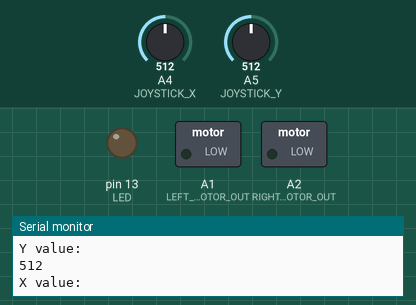
Simulated run of this sketch. Board: Arduino Uno, built with avr-gcc and run on an emulated ATmega328P. Parts: switched loads named in the sketch (green lamp = pin HIGH), output pins drawn as LEDs (lit = HIGH), the last lines printed to the serial monitor. The test bench sets the inputs (shaded band); at power-on: A5 (JOYSTICK_Y) = 512, A4 (JOYSTICK_X) = 512.

Above: at 1.2 s.
1.3 s: A5 (JOYSTICK_Y) set to 531
At 1.6 s:
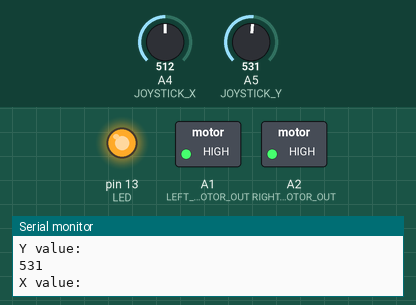
2.8 s: A4 (JOYSTICK_X) set to 984
5.8 s: A4 (JOYSTICK_X) set to 1013
7.3 s: A5 (JOYSTICK_Y) set to 511
At 7.8 s:
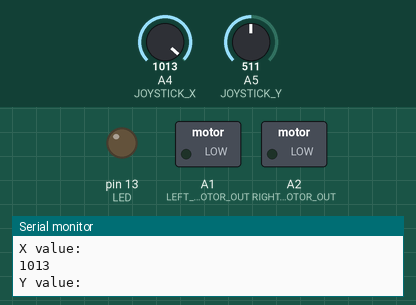
8.8 s: A5 (JOYSTICK_Y) set to 716
At 9.5 s:
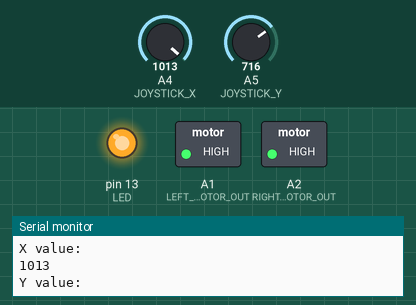
Timing chart, 0 to 11.3 s (numbered marks = the images above; inputs shaded):
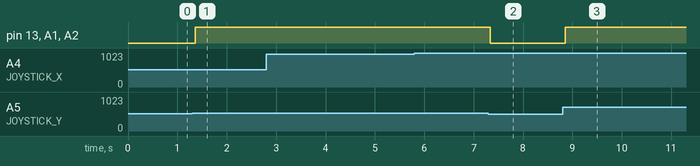

Measured:
- the behaviour switches between 512 and 513 on A5 (JOYSTICK_Y) (found by bisection; images 0 and 1)
- after the input at 1.3 s, pin 13 (LED), A1 (LEFT_MOTOR_OUT), A2 (RIGHT_MOTOR_OUT): LOW → HIGH after 0.06 s
- after the input at 7.3 s, pin 13 (LED), A1 (LEFT_MOTOR_OUT), A2 (RIGHT_MOTOR_OUT): HIGH → LOW at once
- after the input at 8.8 s, pin 13 (LED), A1 (LEFT_MOTOR_OUT), A2 (RIGHT_MOTOR_OUT): LOW → HIGH after 0.05 s

The sketch:

sketch_oct4a.ino
```cpp
  // Controls power to right motor#define LEFT_MOTOR_OUT 2Y
#define RIGHT_MOTOR_OUT A2
#define LEFT_MOTOR_OUT A1
#define JOYSTICK_Y A5
#define JOYSTICK_X A4
#define LED 13
// #define DEADZONE 150
#define MIDDLE 400

int x;
int y;
int Middle_X;
int Middle_Y;
int Middle;
//init the car
void setup() {
  pinMode(JOYSTICK_X, INPUT);
  pinMode(JOYSTICK_Y, INPUT);

  pinMode(LED, OUTPUT);
  pinMode(RIGHT_MOTOR_OUT, OUTPUT);
  pinMode(LEFT_MOTOR_OUT, OUTPUT);

  analogWrite(LEFT_MOTOR_OUT, 0);
  analogWrite(RIGHT_MOTOR_OUT, 0);

  Serial.begin(9600);

  Middle_X = analogRead(JOYSTICK_X);
  Middle_Y = analogRead(JOYSTICK_Y);
  Middle = ((Middle_X + Middle_Y)/ 2);

  Serial.println("Middle set to:");
  Serial.println(Middle);

}

//main loop
void loop() {

  // read joystick input values 0-1023
  x = analogRead(JOYSTICK_X);
  y = analogRead(JOYSTICK_Y);

  Serial.println("Y value:");
  Serial.println(analogRead(JOYSTICK_Y));
  Serial.println("X value:");
  Serial.println(analogRead(JOYSTICK_X));


  // Serial.println(x);
  // Serial.println(y);

  if (y > Middle) {
    digitalWrite(LED, HIGH);
    analogWrite(LEFT_MOTOR_OUT, 1023);
    analogWrite(RIGHT_MOTOR_OUT, 1023);
  } else if (y < Middle) {
    digitalWrite(LED, LOW);
    analogWrite(LEFT_MOTOR_OUT, 0);
    analogWrite(RIGHT_MOTOR_OUT, 0);
  } else {
    // Serial.println("NO INPUT READ");
    // Serial.println("Y value:");
    // Serial.println(analogRead(JOYSTICK_Y));
    // Serial.println("X value:");
    // Serial.println(analogRead(JOYSTICK_X));
  }


  // if (y > MIDDLE + DEADZONE) {
  //   if (x > MIDDLE + DEADZONE) {
  //     Serial.println("Turn Right");
  //     analogWrite(RIGHT_MOTOR_OUT, 0);
  //     analogWrite(LEFT_MOTOR_OUT, 1023);
  //   } else  if (x < MIDDLE - DEADZONE) {
  //     Serial.println("Turn Left");
  //     analogWrite(RIGHT_MOTOR_OUT, 1023);
  //     analogWrite(LEFT_MOTOR_OUT, 0);
  //   } else {
  //     Serial.println("Forwards");
  //     analogWrite(RIGHT_MOTOR_OUT, 1023);
  //     analogWrite(LEFT_MOTOR_OUT, 1023);
  //   }
  // } else if (y < MIDDLE - DEADZONE) {
  //   if (x > MIDDLE + DEADZONE) {
  //     Serial.println("Turn Right");
  //     analogWrite(RIGHT_MOTOR_OUT, 0);
  //     analogWrite(LEFT_MOTOR_OUT, 1023);
  //   } else  if (x < MIDDLE - DEADZONE) {
  //     Serial.println("Turn Left");
  //     analogWrite(RIGHT_MOTOR_OUT, 1023);
  //     analogWrite(LEFT_MOTOR_OUT, 0);
  //   } else {
  //     Serial.println("Backwards");
  //     analogWrite(RIGHT_MOTOR_OUT, 0);
  //     analogWrite(LEFT_MOTOR_OUT, 0);
  //   }
  // } else {
  //   analogWrite(RIGHT_MOTOR_OUT, 0);
  //     analogWrite(LEFT_MOTOR_OUT, 0);
  // }
}
```
